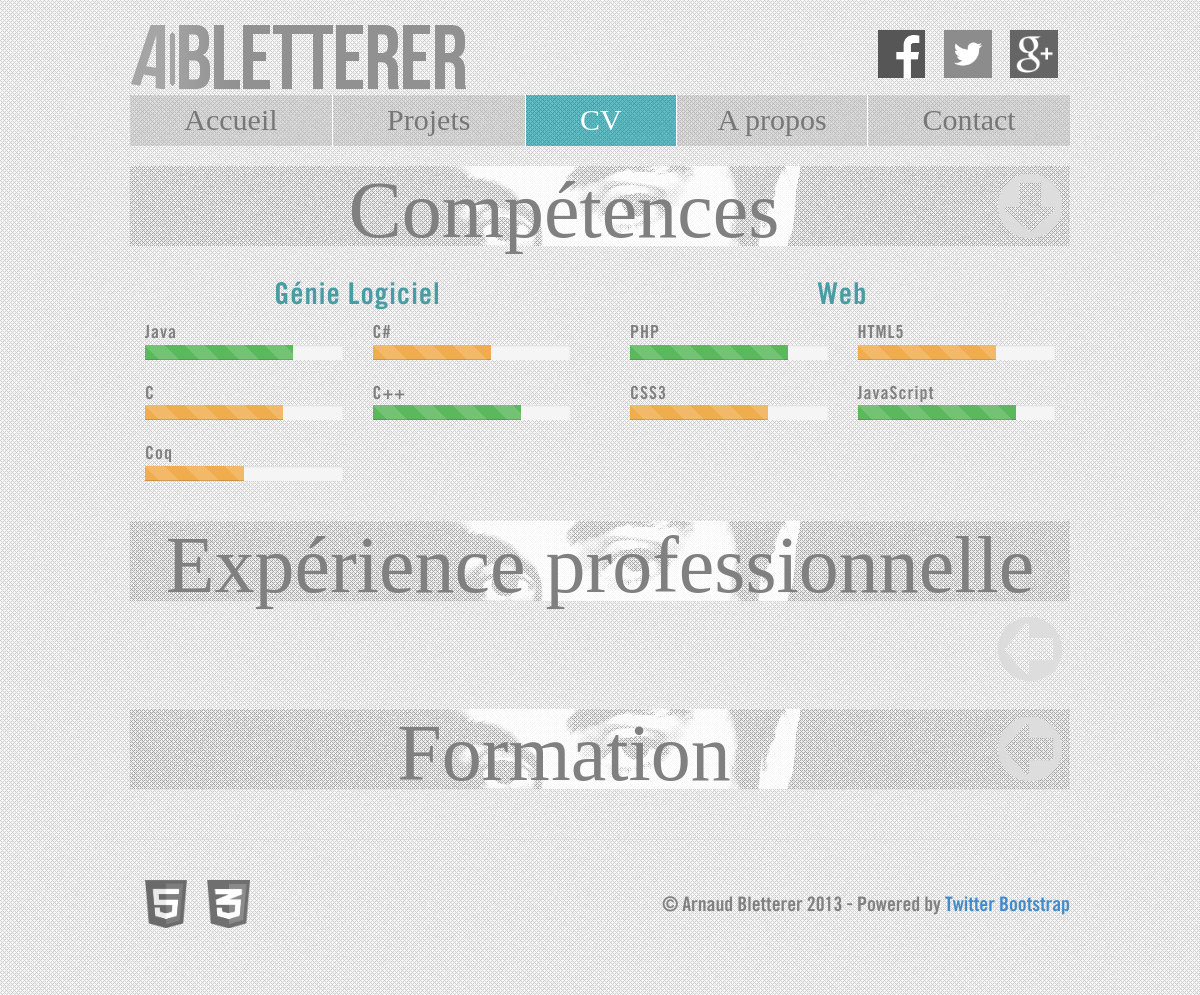
The app's page /cv.php with its own data.
### tables this page shows
CREATE TABLE IF NOT EXISTS `competence` (
  `idCompetence` int(11) NOT NULL AUTO_INCREMENT,
  `nomCompetence` text NOT NULL,
  `categorieCompetence` text NOT NULL,
  `noteCompetence` tinyint(4) NOT NULL,
  PRIMARY KEY (`idCompetence`)
);

### utils.php (called while the page is built)
<?php
function updateURL($url_p) {
    return "http://127.0.0.1/Portfolio/".$url_p;
}
?>

### cv.php (the view, shortened to what this page needs)
<?php
try {
    $pdo = new PDO($stringConn, $userConn, $mdpConn, $argsConn);
    $pdo->setAttribute(PDO::ATTR_ERRMODE, PDO::ERRMODE_EXCEPTION);
}
catch (Exception $e) {
    echo 'Erreur : '.$e->getMessage().'<br />';
    echo 'N° : '.$e->getCode();
}
$stmt = $pdo->query("SELECT * FROM competence ORDER BY categorieCompetence");
$competences = $stmt->fetchAll(PDO::FETCH_ASSOC);
$lastCategorie = "";
?>
<?php require_once("header.php"); ?>
    <h1 class="title-h1-activable-first">Compétences<img class="fleche-bas-first" src="<?php echo updateURL('img/fleche-bas.gif'); ?>" alt="Fleche Bas"/><input type="hidden" value='active'/></h1>
    <div class="row">
<?php foreach($competences as $competence) {
    if($lastCategorie=="") {
        echo "<div class='col-xs-6'>";
    }
    if($competence["categorieCompetence"]!=$lastCategorie) {
        if($lastCategorie!="") echo "</div><div class='col-xs-6'>";
        $lastCategorie = $competence["categorieCompetence"];
        echo "<h2 style='text-align:center;'>".$lastCategorie."</h2>";
    }
    if($competence["noteCompetence"]>70) $typeBar = "progress-bar-success";
    elseif($competence["noteCompetence"]>40) $typeBar = "progress-bar-warning";
    else $typeBar = "progress-bar-danger";
?>
        <div class="col-xs-6">
            <p style="margin:0px; letter-spacing:1px; font-size:18px; text-indent:0;"><?php echo $competence['nomCompetence']; ?></p>
            <div class="progress progress-striped" style="height:15px;">
                <div class="progress-bar <?php echo $typeBar; ?>" role="progressbar" aria-valuenow="
					<?php echo $competence['noteCompetence']; ?>" aria-valuemin="0" aria-valuemax="100"
					 style="width: <?php echo $competence['noteCompetence']; ?>%; height:15px;">
                </div>
            </div>
        </div>
<?php }
    if($lastCategorie!="") echo "</div>";
;?>
    </div>
    <h1  class="title-h1-activable">Expérience professionnelle<img class="fleche-bas" src="<?php echo updateURL('img/fleche-bas.gif'); ?>" alt="Fleche Bas"/><input type="hidden" value='inactive'/></h1>
    <h1 class="title-h1-activable">Formation<img class="fleche-bas" src="<?php echo updateURL('img/fleche-bas.gif'); ?>" alt="Fleche Bas"/><input type="hidden" value='inactive'/></h1>
<?php require_once("footer.php"); ?>

### header.php (shortened to what this page needs)
<?php
    $nom_page = substr(strrchr($_SERVER["PHP_SELF"],'/'),1);
    require_once("utils.php");
?>
<!DOCTYPE html>
<html lang="en"><head>
    <link href="<?php echo updateURL('bootstrap/css/bootstrap.min.css'); ?>" rel="stylesheet">
    <link href="<?php echo updateURL('css/justified-nav.css'); ?>" rel="stylesheet">
    <link href="<?php echo updateURL('css/main.css'); ?>" rel="stylesheet">
</head>
<body>
<div class="container">
    <div class="masthead">
        <span class="logo-title">
            <a href="index.php">
                <img class="normal" src="<?php echo updateURL('img/abletterer-logo.png'); ?>" alt="Logo ABletterer">
            </a>
            <span class="social">
                <span>
                    <a href="https://www.facebook.com/abletterer" target="_blank">
                        <img class="normal" src="<?php echo updateURL('img/facebook-logo.png'); ?>" alt="Logo Facebook" style="height:48px;">
                    </a>
                </span>
                <span>
                    <a href="https://www.twitter.com/abletterer" target="_blank">
                        <img class="normal" src="<?php echo updateURL('img/twitter-logo.png'); ?>" alt="Logo Twitter"style="height:48px;">
                    </a>
                </span>
                <span>
                    <a href="https://plus.google.com/115104367788742954625/about" target="_blank">
                        <img class="normal" src="<?php echo updateURL('img/googleplus-logo.png'); ?>" alt="Logo Google Plus" style="height:48px;">
                    </a>
                </span>
            </span>
        </span>
        <ul class="nav nav-justified" style="max-width: 970px;">
            <li <?php echo $nom_page=="index.php"?" class='active'":""; ?>
            ><a href=<?php echo updateURL('./index.php'); ?>>Accueil</a></li>
            <li <?php echo $nom_page=="projets.php"?" class='active'":""; ?>
            ><a href=<?php echo updateURL('./projets.php'); ?>>Projets</a></li>
            <li <?php echo $nom_page=="cv.php"?" class='active'":""; ?>
            ><a href=<?php echo updateURL('./cv.php'); ?>>CV</a></li>
            <li <?php echo $nom_page=="about.php"?" class='active'":""; ?>
            ><a href=<?php echo updateURL('./about.php'); ?>>A propos</a></li>
            <li <?php echo $nom_page=="contact.php"?" class='active'":""; ?>
            ><a href=<?php echo updateURL('./contact.php'); ?>>Contact</a></li>
        </ul>
    </div>

### footer.php (shortened to what this page needs)
<div class="footer">
	<a href="#">
	   	<img class="normal" src="<?php echo updateURL('img/html5-logo.png'); ?>" alt="HTML5" title="HTML5" style="height:48px;">
    </a>
    <a href="#">
        <img class="normal" src="<?php echo updateURL('img/css3-logo.png'); ?>"alt="CSS3" title="CSS3" style="height:48px;">
    </a>
    <p style="padding-top:10px; float:right;">&copy; Arnaud Bletterer 2013 - Powered by <a href="http://getbootstrap.com/" target="_blank">Twitter Bootstrap</a>
	</p>
</div>
</div>
</body></html>

### css/justified-nav.css (style rules this page uses)
body { padding-top: 20px; }
.footer { border-top: 1px solid #eee; margin-top: 40px; padding-top: 40px; padding-bottom: 40px; }
.nav-justified { background-color: #eee; border-radius: 0; }
.nav-justified > li > a { padding-top: 4px; padding-bottom: 4px; color: #777; font-size:30px; text-align: center; background-image: url("../img/darkmesh.png"); }
.nav-justified > .active > a, .nav-justified > .active > a:hover, .nav-justified > .active > a:focus { background-color: #ddd; color:#fff; background-image: url("../img/bluemesh.png"); }
.nav-justified > li:first-child > a { border-radius: 0; }
.nav-justified > li:last-child > a { border-bottom: 0; border-radius: 0; }
@media (min-width: 768px) { .nav-justified { max-height: 52px; } }
@media (min-width: 768px) { .nav-justified > li > a { border-left: 1px solid #fff; } }
@media (min-width: 768px) { .nav-justified > li:first-child > a { border-left: 0; border-radius: 0; } }
@media (min-width: 768px) { .nav-justified > li:last-child > a { border-radius: 0; border-right: 0; } }

### css/main.css (style rules this page uses)
body { padding-top: 20px; padding-bottom: 60px; color:gray; overflow-y: scroll; }
.container { margin: 0 auto; max-width: none !important; width: 970px; }
.logo-title { text-align:center; width:auto; }
.logo-title span.social { float:right; margin-right:12px; padding-top:10px; }
.logo-title span.social span { padding-left:15px; }
.logo-title span.social span a { text-decoration:none; }
.footer { border-top-color: #ddd; text-decoration:none; }
.footer,.btn { font-size:20px; }
body { background-image: url('../img/lghtmesh.png'); }
.title-h1-activable, .title-h1-activable-first { cursor:pointer; }
h1.title-h1, h1.title-h1-activable, h1.title-h1-activable-first { font-size: 80px; text-align:center; background-image: url('../img/profil-h1.png'); height:80px; width:100%; }
h1.title-h1 img, h1.title-h1-activable img, h1.title-h1-activable-first img { width:64px; height:64px; float:right; margin-top:8px; margin-bottom:8px; margin-right:8px; cursor:pointer; }
h2 { font-family:TraditionellSans; color:#499ca4; letter-spacing:1px; }
table,p,address,input,label,textarea,.btn { font-family:TraditionellSans; font-size:20px; }
p { text-indent:2em; }
p a { text-indent:0; }
div a { text-indent:0; }
.footer p { text-indent:0; }
.footer a { text-decoration:none; }
.footer a img { margin-left: 15px; }

### records on screen
competence: categorieCompetence "Génie Logiciel", nomCompetence "Java", $competence['noteCompetence'] 75 (drawn)
competence: nomCompetence "C#", $competence['noteCompetence'] 60 (drawn)
competence: nomCompetence "C", $competence['noteCompetence'] 70 (drawn)
competence: nomCompetence "C++", $competence['noteCompetence'] 75 (drawn)
competence: nomCompetence "Coq", $competence['noteCompetence'] 50 (drawn)
competence: categorieCompetence "Web", nomCompetence "PHP", $competence['noteCompetence'] 80 (drawn)
competence: nomCompetence "HTML5", $competence['noteCompetence'] 70 (drawn)
competence: nomCompetence "CSS3", $competence['noteCompetence'] 70 (drawn)
competence: nomCompetence "JavaScript", $competence['noteCompetence'] 80 (drawn)
